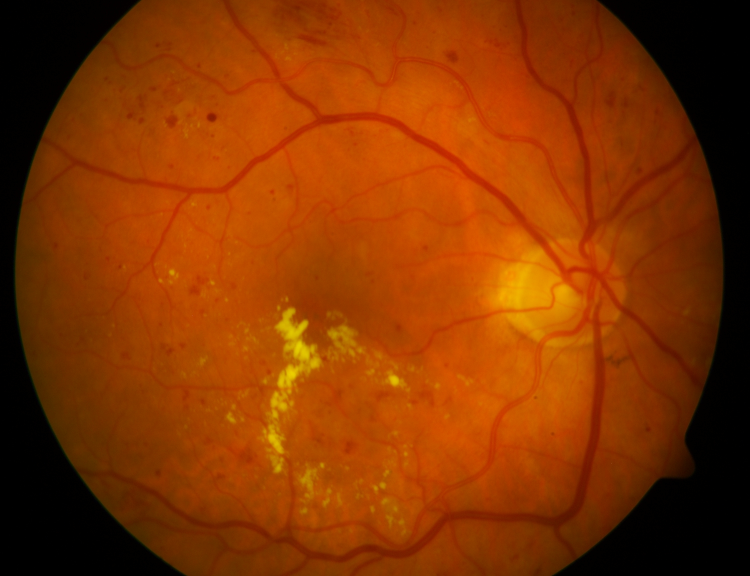
%> input picture pos.png, 1500 x 1152 px (shown at 1/2 size)
$ octave test.m   (GNU Octave 9; MATLAB toolbox functions it lacks are replaced by stand-ins)
%> lines starting %> are read from the running program, lines starting %| are printed output that depends on the picture; in (x1, y1, x2, y2) boxes, pixels count from 0 and x2, y2 are one past the last pixel; in counts of white or black regions, pixels touching at a corner belong together; the program's own positions count from 1
clear;
clc;
close all;
load('train.mat');
%I2=imresize(imread('F:\DATA\mt_p\neg.png'),[ 533 720]);
I2=imresize(imread('F:\DATA\mt_p\pos.png'),[ 533 720]);
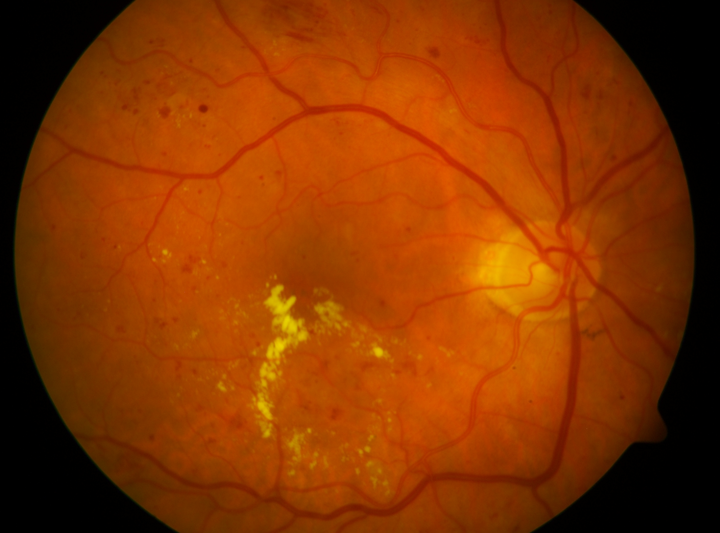
%> I2: size 533x720x3 uint8; mean R, G, B 132.6, 52.9, 0.1


rs_x=150;
rs_y=120;
I3 = imcrop(I2,[50 45 rs_x rs_y]);
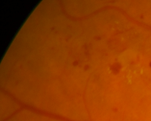
%> I3: size 121x151x3 uint8; mean R, G, B 138.6, 56.1, 0.1
subplot(2,2,1);
imshow(I2)
subplot(2,2,2);
imshow(I3)
I4=im2bw(I3,.40);
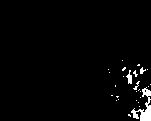
%> I4: size 121x151 logical; 2.3% white; 27 white regions (23 under 20 px), largest, box (x1, y1, x2, y2) and area: (131, 87, 151, 121) 266, (126, 70, 132, 84) 47, (140, 67, 146, 74) 23, (133, 81, 140, 90) 21
subplot(2,2,3);
imshow(I4)
[j,k]=size(I4);
%> j = 121; k = 151
c=0;
    for j=1:rs_y
        for k=1:rs_x
        if I4(j,k)==0
            c=c+1;
        end
        end
    end
%> after the loop, c = 17614

    if c>19000
    disp('Hemorrhage');
    %disp('c----'),disp(c);

    else
    disp('not Hemorrhage');
    %disp('c----'),disp(c);
    I5=rgb2gray(I3);
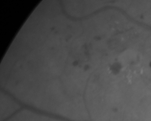
%> I5: size 121x151 uint8; min 0, max 119, mean 74.4
    subplot(2,2,4);
    imshow(I5);
    m=mean2(I5);
%> m = 74.35
    s=std2(I5);
%> s = 12.3
    p=[c;m;s];
%> p = [17614; 74.35; 12.3]
%> (the run ends here)
